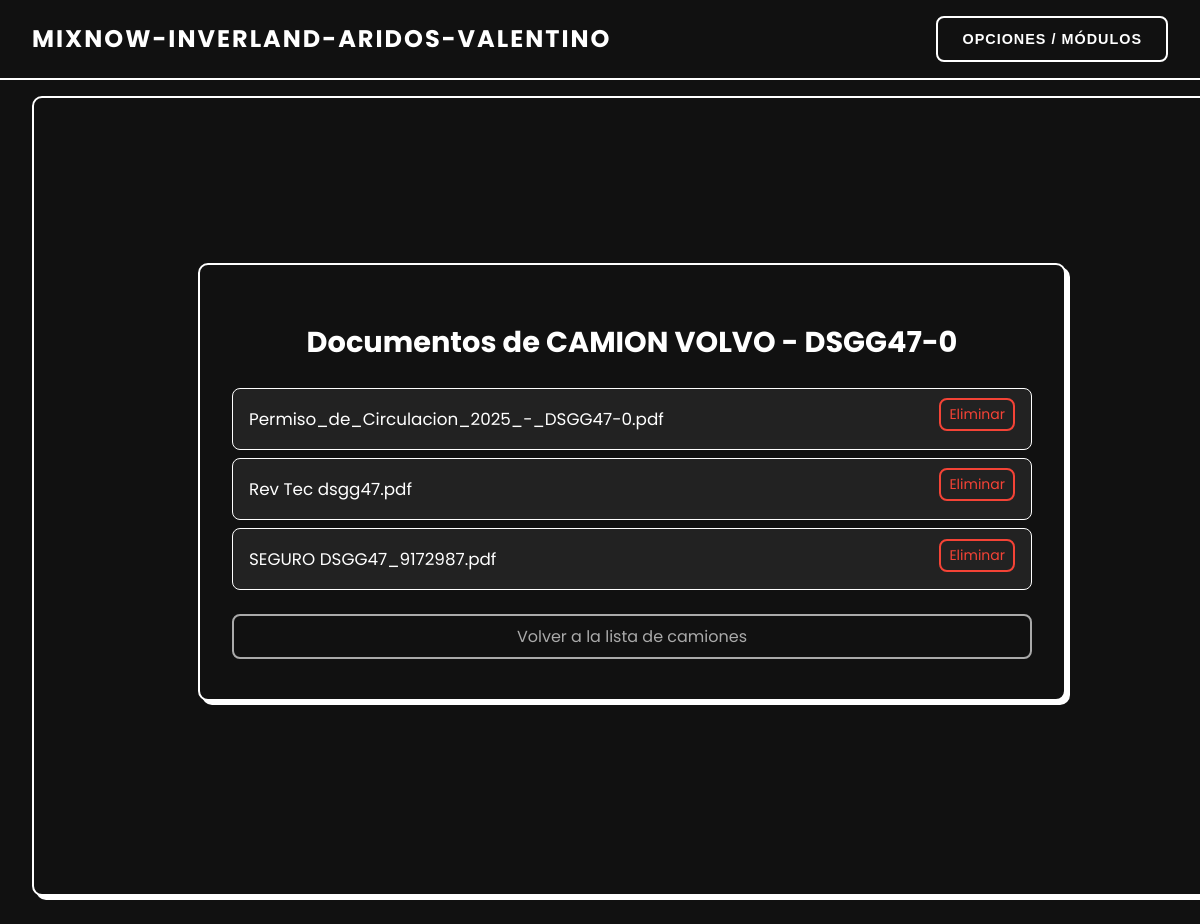
The page /camiones/8/documentos/ (signed in) on the database as committed earlier.
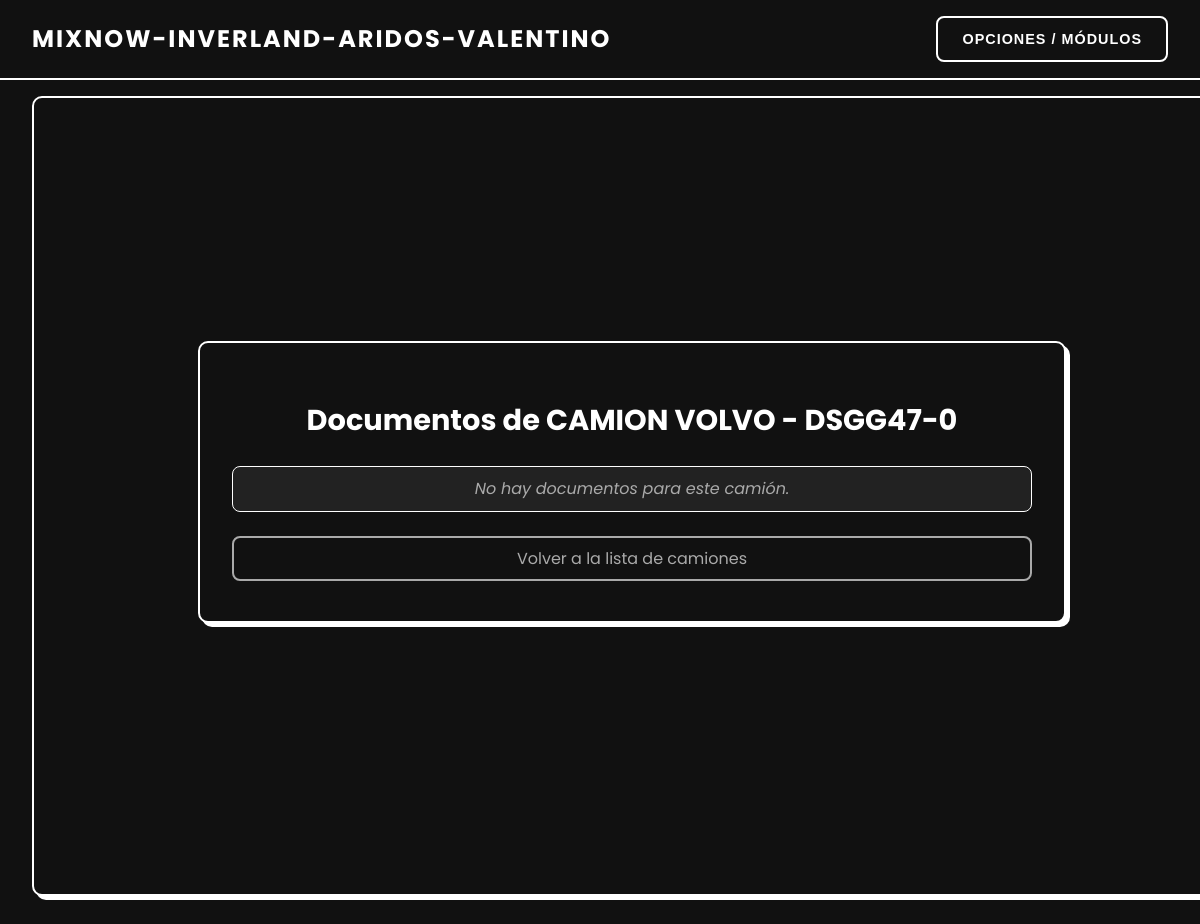
The same page on the database as committed later.
### app/models.py (models this page shows, shortened)
class Documento(models.Model):
    camion = models.ForeignKey(Camiones, on_delete=models.CASCADE, related_name='documentos')
    titulo = models.CharField(max_length=100)
    archivo = models.FileField(upload_to='pdfs/')

### app/views.py (the view)
# urls.py: path('camiones/<int:camion_id>/documentos/', views.documentos_camion, name='documentos_camion'),
@user_passes_test(lambda u: u.is_superuser)
def documentos_camion(request, camion_id):
    camion = Camiones.objects.get(id=camion_id)
    documentos = camion.documentos.all()
    return render(request, 'clientes/documentos_camion.html', {
        'camion': camion,
        'documentos': documentos
    })

### app/templates/clientes/documentos_camion.html (shortened to what this page needs)
{% extends "clientes/base.html" %}
{% block content %}
<div class="wrapper">
    <div class="card-lista">
        <h2 class="title">
             Documentos de {{ camion.vehiculo }} - {{ camion.patente }}
        </h2>
        <ul class="document-list">
            {% for doc in documentos %}
                <li class="document-item">
                    <a href="{{ doc.archivo.url }}" target="_blank" class="doc-link">
                         {{ doc.titulo }}
                    </a>
                    <form method="post" action="{% url 'eliminar_documento' doc.id %}" class="delete-form">
                        <button type="submit" class="btn btn-danger btn-sm btn-full">
                             Eliminar
                        </button>
                    </form>
                </li>
            {% empty %}
                <li class="document-item no-data">No hay documentos para este camión.</li>
            {% endfor %}
        </ul>
        <a href="{% url 'listar_camiones' %}" class="btn btn-secondary btn-full">
             Volver a la lista de camiones
        </a>
    </div>
</div>
{% endblock %}

Rows that differ between the two databases and show on the page:
removed Documento: titulo "Permiso_de_Circulacion_2025_-_DSGG47-0.pdf"
removed Documento: titulo "Rev Tec dsgg47.pdf"
removed Documento: titulo "SEGURO DSGG47_9172987.pdf"
Other text that changed with them:
text now shown: "No hay documentos para este camión."
